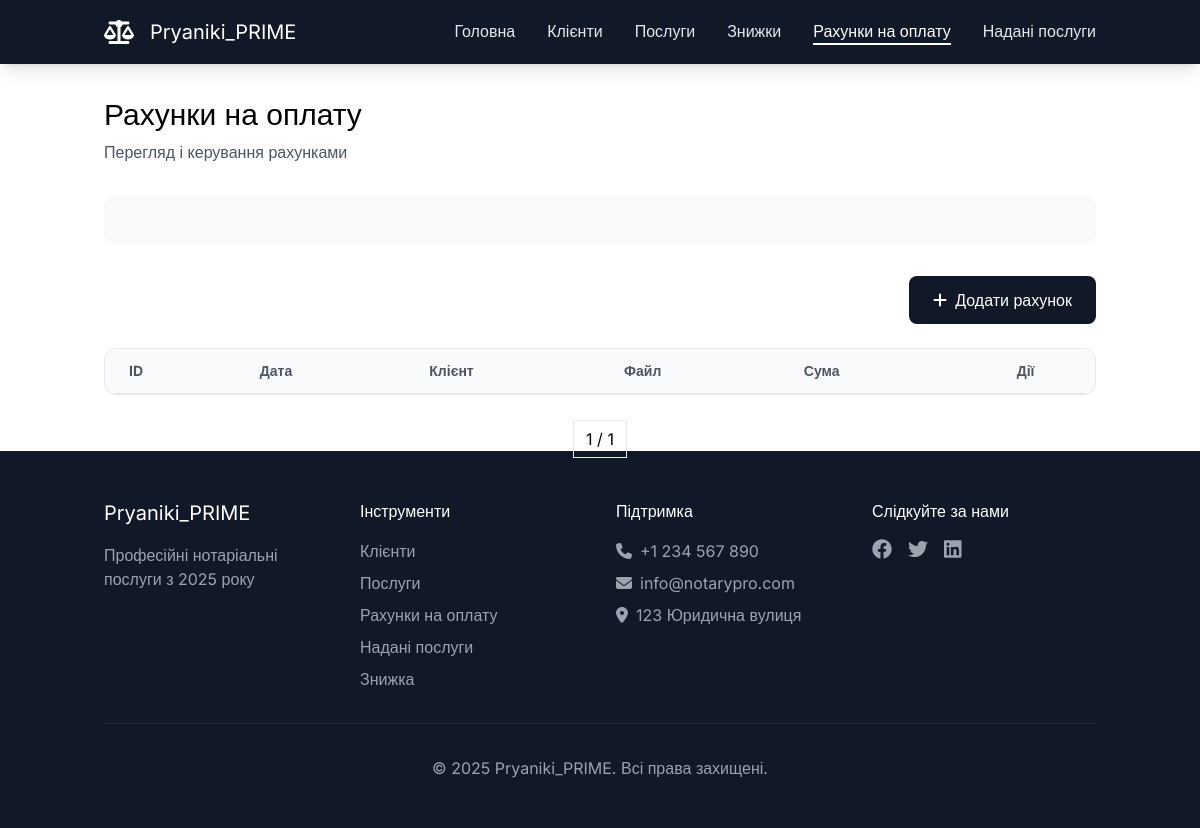
Before: /invoices (signed in) with the older database file.
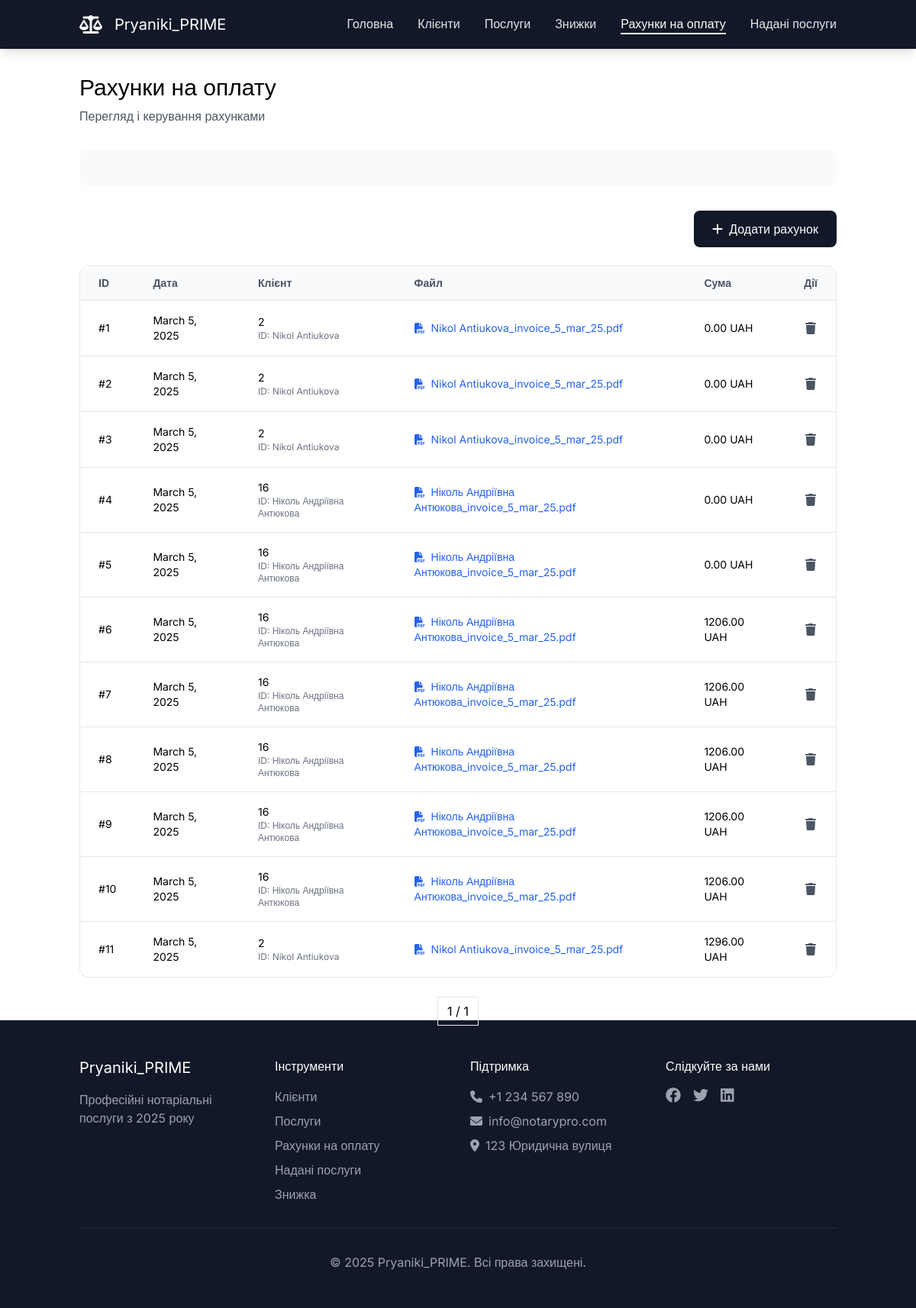
After: the same page with the newer database file.
### RealAgency/models.py (models this page shows)
class Invoice(models.Model):
    client = models.ForeignKey(Client, on_delete=models.CASCADE)
    date = models.DateField()
    code = models.CharField(max_length=255)
    invoice_file_path = models.CharField(max_length=255)
    commission = models.IntegerField()
    discount = models.IntegerField()
    pdv = models.IntegerField()
    commission_amount_no_pdv = models.DecimalField(max_digits=19, decimal_places=2)
    services_total_no_pdv = models.DecimalField(max_digits=19, decimal_places=2)
    total_no_pdv = models.DecimalField(max_digits=19, decimal_places=2)
    total_pdv = models.DecimalField(max_digits=19, decimal_places=2)

class Client(models.Model):
    client_type = models.ForeignKey(ClientType, on_delete=models.CASCADE)
    name = models.CharField(max_length=255)
    address = models.CharField(max_length=255)
    phone = models.CharField(max_length=255)
    email = models.CharField(max_length=255)
    passport_id = models.CharField(max_length=255, null=True, blank=True)
    iin = models.CharField(max_length=255, null=True, blank=True)
    edrpou = models.CharField(max_length=255, null=True, blank=True)

### RealAgency/views.py (the view)
        def _wrapped_view(request, *args, **kwargs):
            if not request.user.is_authenticated:
                return redirect('login')
            if not any(group.name in roles for group in request.user.groups.all()):
                raise PermissionDenied("You are not permitted to perform this action.")
            return view_func(request, *args, **kwargs)

### RealAgency/views.py (called while the page is built)
def role_required(roles):
    def decorator(view_func):
        def _wrapped_view(request, *args, **kwargs):
            if not request.user.is_authenticated:
                return redirect('login')
            if not any(group.name in roles for group in request.user.groups.all()):
                raise PermissionDenied("You are not permitted to perform this action.")
            return view_func(request, *args, **kwargs)
        return _wrapped_view
    return decorator

@role_required(['Manager', 'Notary'])
def payments(request):
    payments_list = Invoice.objects.all().order_by('id')
    user_groups = request.user.groups.values_list('name', flat=True)
    paginator = Paginator(payments_list, 15)
    page_number = request.GET.get('page')
    page_obj = paginator.get_page(page_number)
    return render(request, 'invoices/main.html', {'invoices': page_obj, 'user_groups': user_groups})

### templates/invoices/main.html (shortened to what this page needs)
{% extends "base.html" %}
{% block content %}
    <main id="main" class="pt-24">
        <div class="container mx-auto px-4">
            <div id="page-header" class="mb-8">
                <h1 class="text-3xl mb-2">Рахунки на оплату</h1>
                <p class="text-neutral-600">Перегляд і керування рахунками</p>
            </div>
            <div id="filters" class="bg-neutral-50 p-6 rounded-xl mb-8">
            </div>
            <div id="add-invoice" class="flex justify-end mb-6">
                <button
                    {% if "Notary" in user_groups %} style="display:block;" {% else %} style="display:none;" {% endif %}
                    id="add-invoice-btn" class="bg-neutral-900 text-white px-6 py-3 rounded-lg hover:bg-neutral-800">
                    <i class="fa-solid fa-plus mr-2"></i>Додати рахунок
                </button>
            </div>
            <div id="transactions-table" class="bg-white rounded-xl border border-neutral-200 overflow-hidden">
                <table class="w-full">
                    <thead class="bg-neutral-50 border-b border-neutral-200">
                        <tr>
                            <th class="px-6 py-3 text-left text-sm text-neutral-600">ID</th>
                            <th class="px-6 py-3 text-left text-sm text-neutral-600">Дата</th>
                            <th class="px-6 py-3 text-left text-sm text-neutral-600">Клієнт</th>
                            <th class="px-6 py-3 text-left text-sm text-neutral-600">Файл</th>
                            <th class="px-6 py-3 text-left text-sm text-neutral-600">Сума</th>
                            <th class="px-6 py-3 text-center text-sm text-neutral-600"
                                {% if "Notary" in user_groups %} style="display:block;" {% else %} style="display:none;" {% endif %}>
                                Дії
                            </th>
                        </tr>
                    </thead>
                    <tbody class="divide-y divide-neutral-200">
                    {% for payment in invoices %}
                        <tr class="hover:bg-neutral-50">
                            <td class="px-6 py-4 text-sm">#{{ payment.id }}</td>
                            <td class="px-6 py-4 text-sm">{{ payment.date }}</td>
                            <td class="px-6 py-4">
                                <div class="flex items-center">
                                    <div>
                                        <div class="text-sm">{{ payment.client.id }}</div>
                                        <div class="text-xs text-neutral-500">ID: {{ payment.client.name }}</div>
                                    </div>
                                </div>
                            </td>
                            <td class="px-6 py-4 text-sm">
                                <a href="#" class="text-blue-600 hover:underline" onclick="generateInvoice({{ payment.id }})">
                                    <i class="fa-solid fa-file-pdf mr-2"></i>{{ payment.invoice_file_path }}
                                </a>
                            </td>
                            <td class="px-6 py-4 text-sm">{{ payment.total_pdv }} UAH</td>
                            <td class="px-6 py-4">
                                <div class="flex justify-center space-x-3">
                                    <button
                                            {% if "Manager" in user_groups %} style="display:block;" {% else %} style="display:none;" {% endif %}
                                            class="text-neutral-600 hover:text-neutral-900">
                                        <i class="fa-solid fa-trash"></i>
                                    </button>
                                </div>
                            </td>
                        </tr>
                    {% endfor %}
                    </tbody>
                </table>
            </div>
            <div class="flex justify-center mt-8">
                <div class="pagination">
                    <span class="px-3 py-2 border">{{ invoices.number }} / {{ invoices.paginator.num_pages }}</span>
                </div>
            </div>
        </div>
    </main>
{% endblock %}

### templates/base.html (shortened to what this page needs)
<head>
    <script src="https://cdn.tailwindcss.com"></script>
</head>
<header id="header" class="fixed w-full bg-neutral-900 shadow-lg z-50">
            <div class="container mx-auto px-4">
                <div class="flex items-center justify-between h-16">
                    <div class="flex items-center space-x-4">
                        <i class="fa-solid fa-scale-balanced text-2xl text-white"></i>
                        <span class="text-xl text-white">Pryaniki_PRIME</span>
                    </div>
                    <nav class="hidden md:flex space-x-8">
    <a href="{% url 'home' %}" class="cursor-pointer {% if request.path == '/' %}text-white border-b-2 border-white{% else %}text-neutral-200 hover:text-white{% endif %}">Головна</a>
    <a href="{% url 'clients' %}" class="cursor-pointer {% if request.path == '/clients' %}text-white border-b-2 border-white{% else %}text-neutral-200 hover:text-white{% endif %}">Клієнти</a>
    <a href="{% url 'services' %}" class="cursor-pointer {% if request.path == '/services' %}text-white border-b-2 border-white{% else %}text-neutral-200 hover:text-white{% endif %}">Послуги</a>
    <a href="{% url 'discounts' %}" class="cursor-pointer {% if request.path == '/discounts' %}text-white border-b-2 border-white{% else %}text-neutral-200 hover:text-white{% endif %}">Знижки</a>
    <a href="{% url 'invoices' %}" class="cursor-pointer {% if request.path == '/invoices' %}text-white border-b-2 border-white{% else %}text-neutral-200 hover:text-white{% endif %}">Рахунки на оплату</a>
    <a href="{% url 'provided_services' %}" class="cursor-pointer {% if request.path == '/provided_services' %}text-white border-b-2 border-white{% else %}text-neutral-200 hover:text-white{% endif %}">Надані послуги</a>
</nav>
                </div>
            </div>
        </header>
<div class="content">
    {% block content %}{% endblock %}
</div>
<footer id="footer" class="bg-neutral-900 text-white py-12">
            <div class="container mx-auto px-4">
                <div class="grid grid-cols-1 md:grid-cols-4 gap-8">
                    <div>
                        <h3 class="text-xl mb-4">Pryaniki_PRIME</h3>
                        <p class="text-neutral-400">Професійні нотаріальні послуги з 2025 року</p>
                    </div>
                    <div>
                        <h4 class="mb-4">Інструменти</h4>
                        <ul class="space-y-2 text-neutral-400">
                            <li>Клієнти</li>
                            <li>Послуги</li>
                            <li>Рахунки на оплату</li>
                            <li>Надані послуги</li>
                            <li>Знижка</li>
                        </ul>
                    </div>
                    <div>
                        <h4 class="mb-4">Підтримка</h4>
                        <ul class="space-y-2 text-neutral-400">
                            <li><i class="fa-solid fa-phone mr-2"></i>+1 234 567 890</li>
                            <li><i class="fa-solid fa-envelope mr-2"></i>info@notarypro.com</li>
                            <li><i class="fa-solid fa-location-dot mr-2"></i>123 Юридична вулиця</li>
                        </ul>
                    </div>
                    <div>
                        <h4 class="mb-4">Слідкуйте за нами</h4>
                        <div class="flex space-x-4">
                            <span class="text-neutral-400 hover:text-white cursor-pointer"><i
                                    class="fa-brands fa-facebook text-xl"></i></span>
                            <span class="text-neutral-400 hover:text-white cursor-pointer"><i
                                    class="fa-brands fa-twitter text-xl"></i></span>
                            <span class="text-neutral-400 hover:text-white cursor-pointer"><i
                                    class="fa-brands fa-linkedin text-xl"></i></span>
                        </div>
                    </div>
                </div>
                <div class="border-t border-neutral-800 mt-8 pt-8 text-center text-neutral-400">
                    <p>&copy; 2025 Pryaniki_PRIME. Всі права захищені.</p>
                </div>
            </div>
        </footer>

### templates/base.html (style rules this page uses)
* { font-family: "Inter", sans-serif; }

Changed rows visible on the page:
added Invoice: id "1", date "March 5, 2025", client.id "2", client.name "Nikol Antiukova", invoice_file_path "Nikol Antiukova_invoice_5_mar_25.pdf", total_pdv "0.00"
added Invoice: id "2", date "March 5, 2025", client.id "2", client.name "Nikol Antiukova", invoice_file_path "Nikol Antiukova_invoice_5_mar_25.pdf", total_pdv "0.00"
added Invoice: id "3", date "March 5, 2025", client.id "2", client.name "Nikol Antiukova", invoice_file_path "Nikol Antiukova_invoice_5_mar_25.pdf", total_pdv "0.00"
added Invoice: id "4", date "March 5, 2025", client.id "16", client.name "Ніколь Андріївна Антюкова", invoice_file_path "Ніколь Андріївна Антюкова_invoice_5_mar_25.pdf", total_pdv "0.00"
added Invoice: id "5", date "March 5, 2025", client.id "16", client.name "Ніколь Андріївна Антюкова", invoice_file_path "Ніколь Андріївна Антюкова_invoice_5_mar_25.pdf", total_pdv "0.00"
added Invoice: id "6", date "March 5, 2025", client.id "16", client.name "Ніколь Андріївна Антюкова", invoice_file_path "Ніколь Андріївна Антюкова_invoice_5_mar_25.pdf", total_pdv "1206.00"
added Invoice: id "7", date "March 5, 2025", client.id "16", client.name "Ніколь Андріївна Антюкова", invoice_file_path "Ніколь Андріївна Антюкова_invoice_5_mar_25.pdf", total_pdv "1206.00"
added Invoice: id "8", date "March 5, 2025", client.id "16", client.name "Ніколь Андріївна Антюкова", invoice_file_path "Ніколь Андріївна Антюкова_invoice_5_mar_25.pdf", total_pdv "1206.00"
added Invoice: id "9", date "March 5, 2025", client.id "16", client.name "Ніколь Андріївна Антюкова", invoice_file_path "Ніколь Андріївна Антюкова_invoice_5_mar_25.pdf", total_pdv "1206.00"
added Invoice: id "10", date "March 5, 2025", client.id "16", client.name "Ніколь Андріївна Антюкова", invoice_file_path "Ніколь Андріївна Антюкова_invoice_5_mar_25.pdf", total_pdv "1206.00"
added Invoice: id "11", date "March 5, 2025", client.id "2", client.name "Nikol Antiukova", invoice_file_path "Nikol Antiukova_invoice_5_mar_25.pdf", total_pdv "1296.00"
